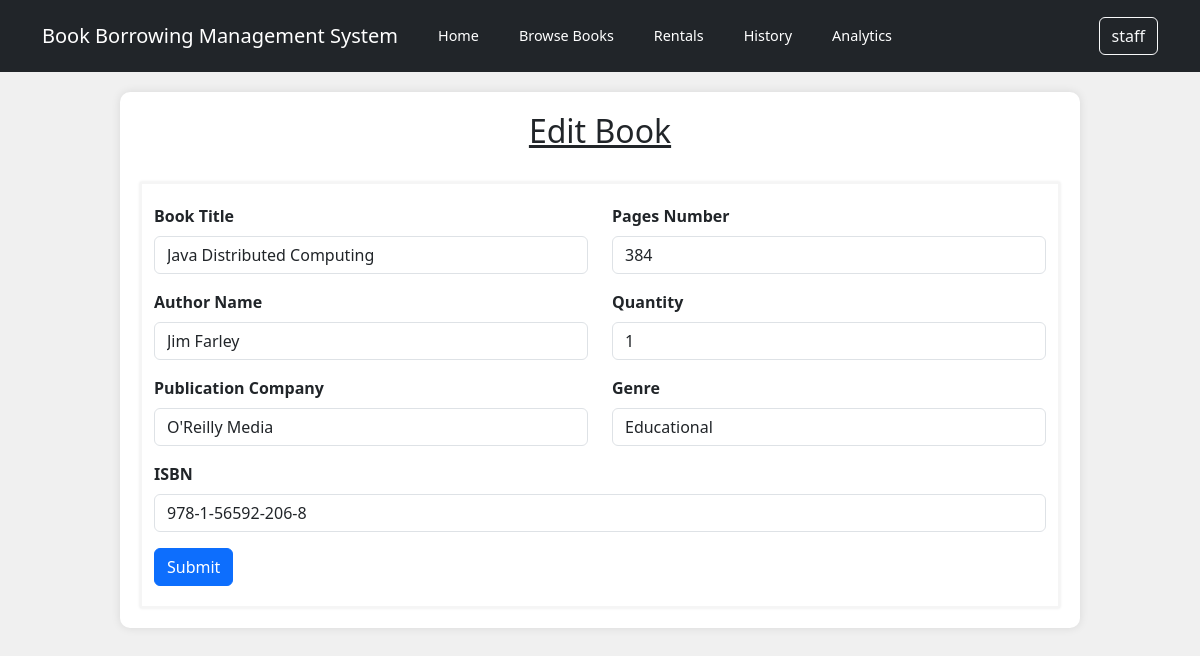
/editBook.php?view=1 (signed in), run on the app's committed database.
### tables this page shows
CREATE TABLE `book` (
  `id` int(5) NOT NULL,
  `bookTitle` varchar(255) NOT NULL,
  `pagesNumber` int(5) NOT NULL,
  `authorName` varchar(255) NOT NULL,
  `quantity` int(5) NOT NULL,
  `isbn` varchar(255) NOT NULL,
  `genre` varchar(255) NOT NULL,
  `publicationCompany` varchar(255) NOT NULL,
  `bookCover` varchar(255) DEFAULT NULL
);

### editBook.php (the view, shortened to what this page needs)
<?php
include_once "./controllers/db_connection.php";
$bookTitle = $pagesNumber = $authorName = $quantity = $publicationCompany = $genre = $isbn = $bookCover = '';
if (isset($_GET['view'])) {
    $view_id = $_GET['view'];
    $sql = "SELECT * FROM book WHERE id = $view_id";
    $result = mysqli_query($conn, $sql);
    if (mysqli_num_rows($result) > 0) {
        $row = mysqli_fetch_assoc($result);
        $bookTitle = $row['bookTitle'];
        $pagesNumber = $row['pagesNumber'];
        $authorName = $row['authorName'];
        $quantity = $row['quantity'];
        $publicationCompany = $row['publicationCompany'];
        $genre = $row['genre'];
        $isbn = $row['isbn'];
    } else {
        header("location: bookCatalogue.php");
    }
}
?>
<!DOCTYPE html>
<html lang="en">
<head>
    <link href="https://cdn.jsdelivr.net/npm/bootstrap@5.3.3/dist/css/bootstrap.min.css" rel="stylesheet">
    <link rel="stylesheet" href="./custom_css/navbar.css">
    <link rel="stylesheet" href="./custom_css/layout.css">
    <link rel="stylesheet" href="./custom_css/bookCatalogue.css">
    <link href='https://unpkg.com/boxicons@2.1.4/css/boxicons.min.css' rel='stylesheet'>
</head>
<body>
    <nav class="navbar navbar-expand-lg navbar-dark bg-dark">
        <div class="container">
            <div class="row">
                <div class="col">
                    <p class="navbar-brand">Book Borrowing Management System</p>
                </div>
                <div class="col">
                    <a class="navbar-brand navbar-link" href="./homepage.php">Home</a>
                </div>
                <div class="col">
                    <a class="navbar-brand navbar-link" href="./bookCatalogueManage.php">Browse Books</a>
                </div>
                <div class="col">
                    <a class="navbar-brand navbar-link" href="#">Rentals</a>
                </div>
                <div class="col">
                    <a class="navbar-brand navbar-link" href="./reservationHistory.php">History</a>
                </div>
                <div class="col">
                    <a class="navbar-brand navbar-link" href="#">Analytics</a>
                </div>
            </div>
            <form class="d-flex" action="<?php echo htmlspecialchars($_SERVER["PHP_SELF"]); ?>" method="post">
                <div class="dropdown">
                    <button class="btn btn-outline-light" type="button" id="dropdownMenuButton" data-bs-toggle="dropdown" aria-expanded="false">
                        <?php echo htmlspecialchars($_SESSION["username"]); ?>
                    </button>
                </div>
            </form>
        </div>
    </nav>
    <div class="container container-main">
        <h2 style="text-align:center;"><u>Edit Book</u></h2>
        <br>
        <div class="container container-sub">
            <div class="row" style="margin-top:20px;">
                <div class="col-md-12">
                    <form action="./controllers/editBookController.php?view=<?php echo $view_id; ?>" method="post">
                        <div class="row mb-3">
                            <div class="col">
                                <label for="bookTitle" class="form-label"><b>Book Title</b></label>
                                <input type="text" class="form-control" id="bookTitle" name="bookTitle" value="<?php echo htmlspecialchars($bookTitle); ?>">
                            </div>
                            <div class="col">
                                <label for="pagesNumber" class="form-label"><b>Pages Number</b></label>
                                <input type="number" class="form-control" id="pagesNumber" name="pagesNumber" value="<?php echo htmlspecialchars($pagesNumber); ?>">
                            </div>
                        </div>
                        <div class="row mb-3">
                            <div class="col">
                                <label for="authorName" class="form-label"><b>Author Name</b></label>
                                <input type="text" class="form-control" id="authorName" name="authorName" value="<?php echo htmlspecialchars($authorName); ?>">
                            </div>
                            <div class="col">
                                <label for="quantity" class="form-label"><b>Quantity</b></label>
                                <input type="number" class="form-control" id="quantity" name="quantity" value="<?php echo htmlspecialchars($quantity); ?>">
                            </div>
                        </div>
                        <div class="row mb-3">
                            <div class="col">
                                <label for="publicationCompany" class="form-label"><b>Publication Company</b></label>
                                <input type="text" class="form-control" id="publicationCompany" name="publicationCompany" value="<?php echo htmlspecialchars($publicationCompany); ?>">
                            </div>
                            <div class="col">
                                <label for="genre" class="form-label"><b>Genre</b></label>
                                <input type="text" class="form-control" id="genre" name="genre" value="<?php echo htmlspecialchars($genre); ?>">
                            </div>
                        </div>
                        <div class="row mb-3">
                            <div class="col">
                                <label for="isbn" class="form-label"><b>ISBN</b></label>
                                <input type="text" class="form-control" id="isbn" name="isbn" value="<?php echo htmlspecialchars($isbn); ?>">
                            </div>
                        </div>
                        <button type="submit" class="btn btn-primary" style="margin-bottom:20px;">Submit</button>
                    </form>
                </div>
            </div>
        </div>
    </div>
</body>
</html>

### custom_css/navbar.css (style rules this page uses)
.navbar-brand { display: flex; align-items: center; justify-content: center; height: 100%; }
.navbar-link { font-size: 0.9rem; }

### custom_css/layout.css (style rules this page uses)
body { background-color: #f0f0f0; }
.container-main { margin-top: 20px; margin-left: auto; margin-right: auto; width: 80%; padding: 20px; background-color: white; border-radius: 10px; box-shadow: 0px 0px 10px rgba(0, 0, 0, 0.1); }

### custom_css/bookCatalogue.css (style rules this page uses)
.container-sub { box-shadow: 0px 0px 3px rgba(0, 0, 0, 0.1); border: 2px solid whitesmoke; }

### data on the page
book: bookTitle "Java Distributed Computing", pagesNumber "384", authorName "Jim Farley", quantity "1", publicationCompany "O'Reilly Media", genre "Educational", isbn "978-1-56592-206-8"

### other printed values
$_SESSION["username"] "staff"
